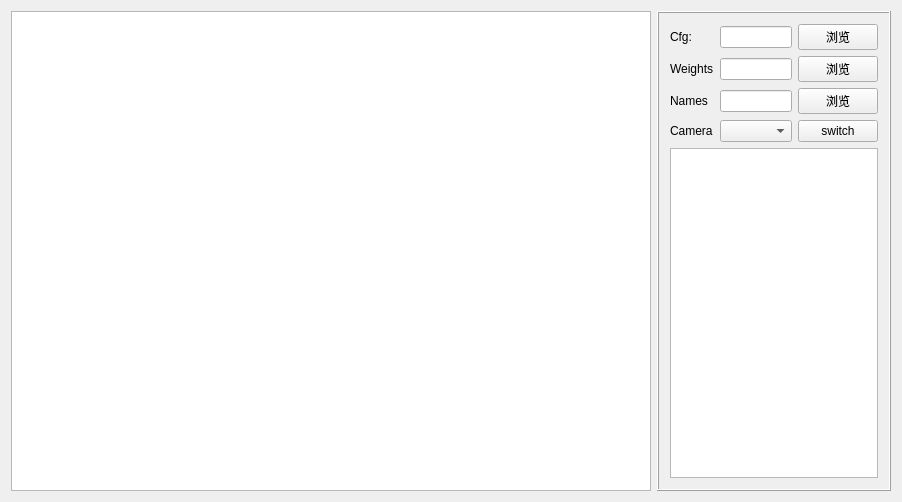
<?xml version="1.0" encoding="UTF-8"?>
<ui version="4.0">
 <class>ObjectDetectionView</class>
 <widget class="QWidget" name="ObjectDetectionView">
  <property name="geometry">
   <rect>
    <x>0</x>
    <y>0</y>
    <width>884</width>
    <height>498</height>
   </rect>
  </property>
  <property name="windowTitle">
   <string>ObjectDetectionView</string>
  </property>
  <layout class="QGridLayout" name="gridLayout_2">
   <item row="0" column="0">
    <widget class="QGraphicsView" name="graphicsView">
     <property name="minimumSize">
      <size>
       <width>640</width>
       <height>480</height>
      </size>
     </property>
    </widget>
   </item>
   <item row="0" column="1">
    <widget class="QFrame" name="frame">
     <property name="maximumSize">
      <size>
       <width>350</width>
       <height>16777215</height>
      </size>
     </property>
     <property name="frameShape">
      <enum>QFrame::Box</enum>
     </property>
     <property name="frameShadow">
      <enum>QFrame::Raised</enum>
     </property>
     <layout class="QGridLayout" name="gridLayout">
      <item row="0" column="0">
       <widget class="QLabel" name="label">
        <property name="text">
         <string>Cfg:</string>
        </property>
       </widget>
      </item>
      <item row="0" column="1">
       <widget class="QLineEdit" name="lineEdit_Cfg"/>
      </item>
      <item row="0" column="2">
       <widget class="QPushButton" name="pushButton_cfg">
        <property name="text">
         <string>浏览</string>
        </property>
       </widget>
      </item>
      <item row="1" column="0">
       <widget class="QLabel" name="label_2">
        <property name="text">
         <string>Weights</string>
        </property>
       </widget>
      </item>
      <item row="1" column="1">
       <widget class="QLineEdit" name="lineEdit_Weight"/>
      </item>
      <item row="1" column="2">
       <widget class="QPushButton" name="pushButton_weight">
        <property name="text">
         <string>浏览</string>
        </property>
       </widget>
      </item>
      <item row="2" column="0">
       <widget class="QLabel" name="label_3">
        <property name="text">
         <string>Names</string>
        </property>
       </widget>
      </item>
      <item row="2" column="1">
       <widget class="QLineEdit" name="lineEdit_Name"/>
      </item>
      <item row="2" column="2">
       <widget class="QPushButton" name="pushButton_names">
        <property name="text">
         <string>浏览</string>
        </property>
       </widget>
      </item>
      <item row="3" column="0">
       <widget class="QLabel" name="label_4">
        <property name="text">
         <string>Camera</string>
        </property>
       </widget>
      </item>
      <item row="3" column="1">
       <widget class="QComboBox" name="comboBox_Camera"/>
      </item>
      <item row="3" column="2">
       <widget class="QPushButton" name="pushButton_switch">
        <property name="text">
         <string>switch</string>
        </property>
       </widget>
      </item>
      <item row="4" column="0" colspan="3">
       <widget class="QTextEdit" name="textEdit"/>
      </item>
     </layout>
    </widget>
   </item>
  </layout>
 </widget>
 <layoutdefault spacing="6" margin="11"/>
 <resources/>
 <connections>
  <connection>
   <sender>pushButton_cfg</sender>
   <signal>clicked()</signal>
   <receiver>ObjectDetectionView</receiver>
   <slot>OnBrowseCfg()</slot>
   <hints>
    <hint type="sourcelabel">
     <x>1008</x>
     <y>30</y>
    </hint>
    <hint type="destinationlabel">
     <x>1061</x>
     <y>29</y>
    </hint>
   </hints>
  </connection>
  <connection>
   <sender>pushButton_weight</sender>
   <signal>clicked()</signal>
   <receiver>ObjectDetectionView</receiver>
   <slot>OnBrowseWeights()</slot>
   <hints>
    <hint type="sourcelabel">
     <x>1005</x>
     <y>60</y>
    </hint>
    <hint type="destinationlabel">
     <x>704</x>
     <y>72</y>
    </hint>
   </hints>
  </connection>
  <connection>
   <sender>pushButton_names</sender>
   <signal>clicked()</signal>
   <receiver>ObjectDetectionView</receiver>
   <slot>OnBrowseNames()</slot>
   <hints>
    <hint type="sourcelabel">
     <x>994</x>
     <y>96</y>
    </hint>
    <hint type="destinationlabel">
     <x>705</x>
     <y>122</y>
    </hint>
   </hints>
  </connection>
  <connection>
   <sender>pushButton_switch</sender>
   <signal>clicked()</signal>
   <receiver>ObjectDetectionView</receiver>
   <slot>OnSwitch()</slot>
   <hints>
    <hint type="sourcelabel">
     <x>1010</x>
     <y>118</y>
    </hint>
    <hint type="destinationlabel">
     <x>704</x>
     <y>226</y>
    </hint>
   </hints>
  </connection>
 </connections>
 <slots>
  <slot>OnBrowseCfg()</slot>
  <slot>OnBrowseWeights()</slot>
  <slot>OnBrowseNames()</slot>
  <slot>OnSwitch()</slot>
 </slots>
</ui>
